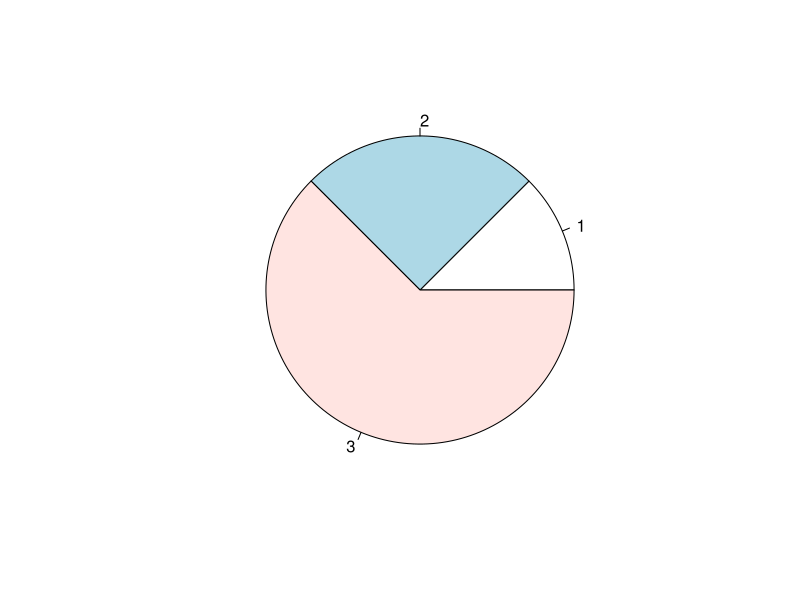
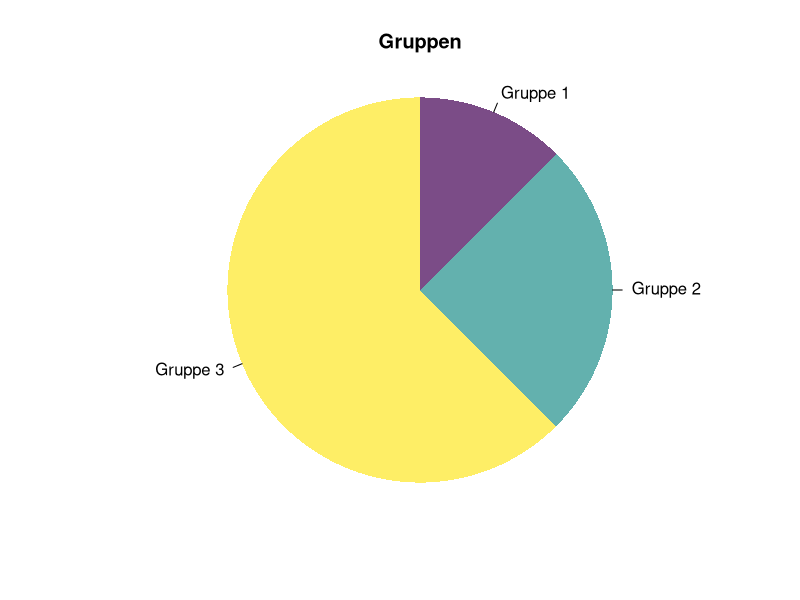

Write R code to recreate these figures, in order.
##### RDA Deutschland Tagung 2020 - Advanced Track - Workshop ##### 

#################### Datenvisualisierung mit R ####################

# Pie Charts
require(viridis)

pie(c(10,20,50))

pie(c(10,20,50),
    labels=c("Gruppe 1","Gruppe 2","Gruppe 3"),
    main="Gruppen",
    clockwise = TRUE,
    edges=200,
    radius=1,
    border=NA,
    col=viridis(3,alpha=0.7)
)

